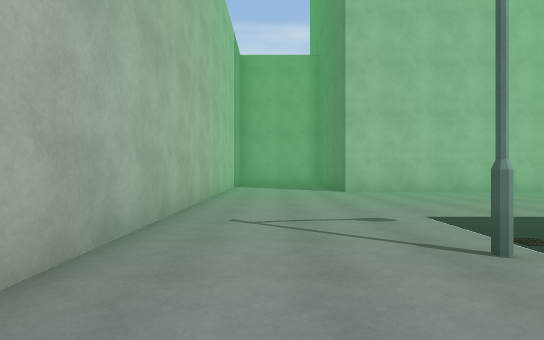
View 1 (above)

24 first-person views from a walk through a scene from a Unity 3-D project. The camera is 1.3 m above the floor, looks level and sees 80° across. The floor is counted in squares, 2.4 m on a side. Each view is taken from the middle of a square. On the plan, view 1 faces up. The plan holds only what a view shows up to about 9 squares ahead; the rest is blank. The place goes on beyond the plan. The player is left out. Some surface patterns are stand-ins.

View 2
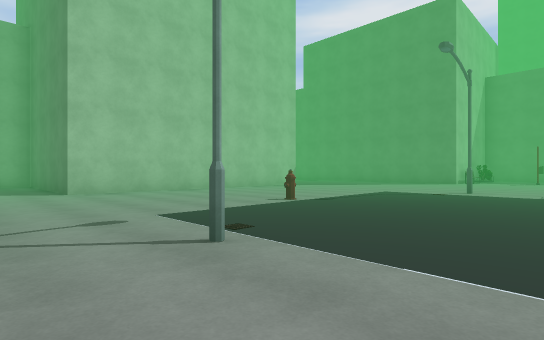

View 3
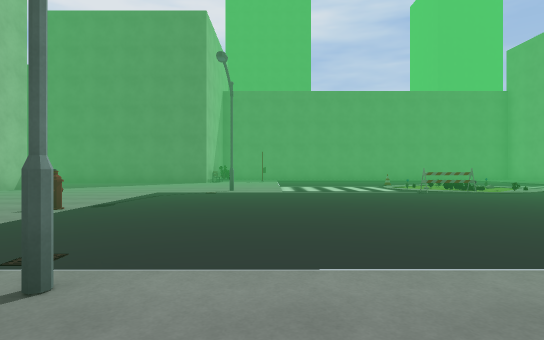

View 4
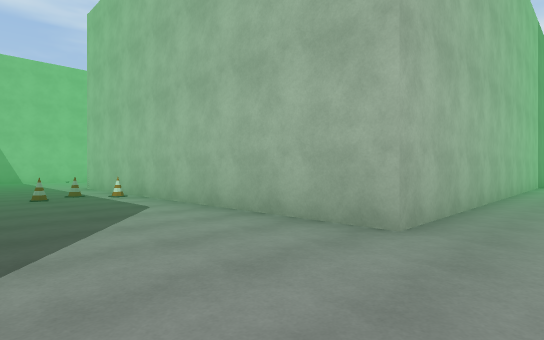

View 5
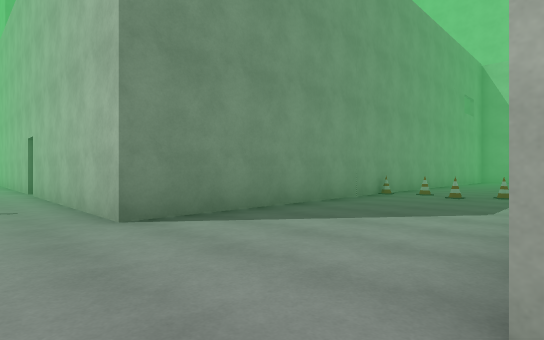

View 6
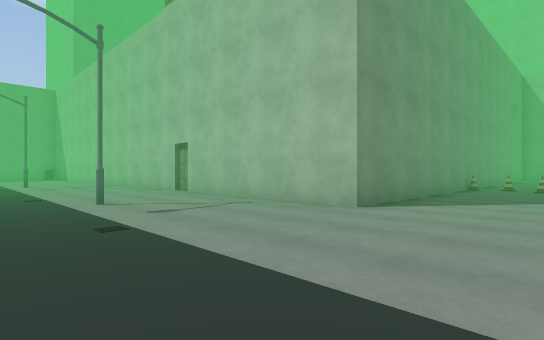

View 7
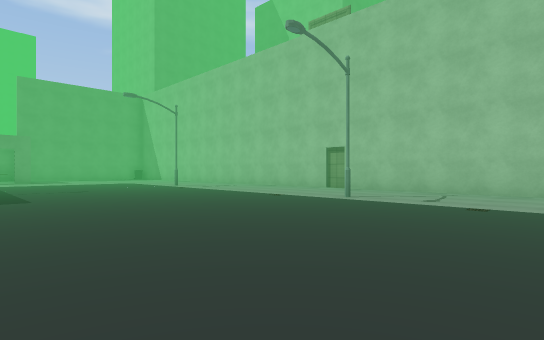

View 8
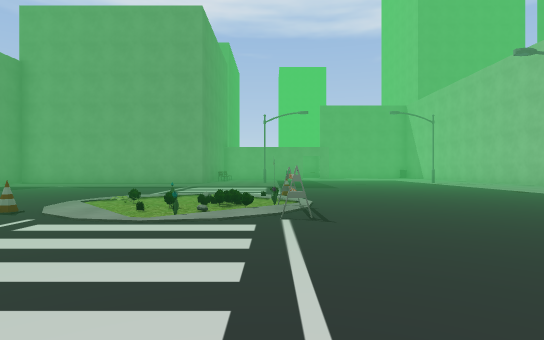

View 9
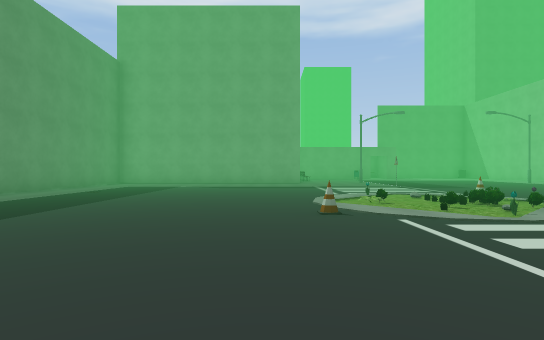

View 10
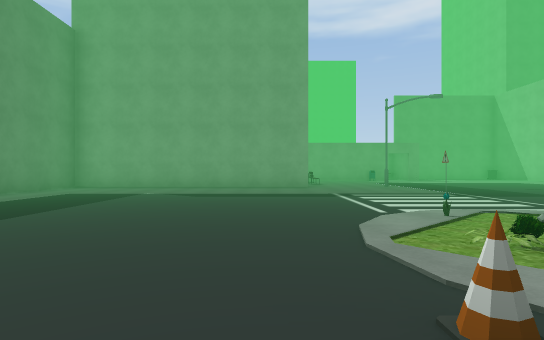

View 11
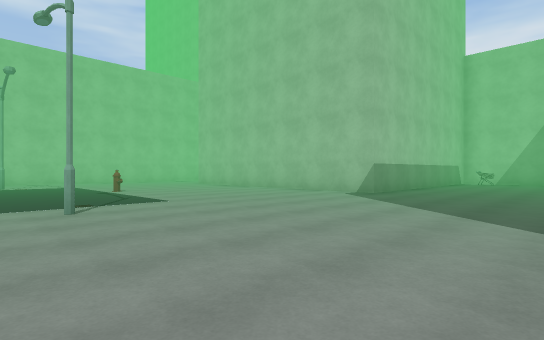

View 12
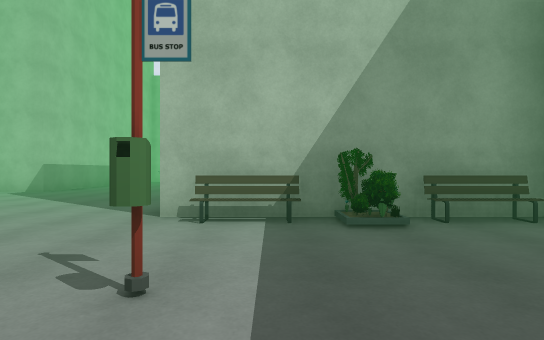

View 13
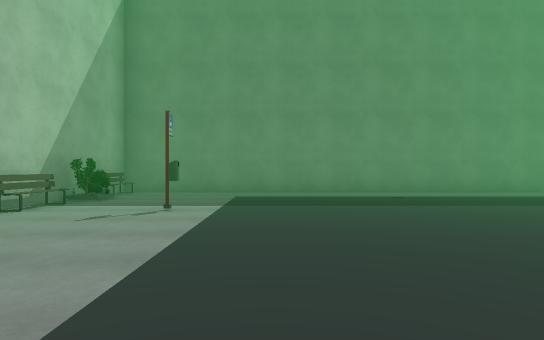

View 14
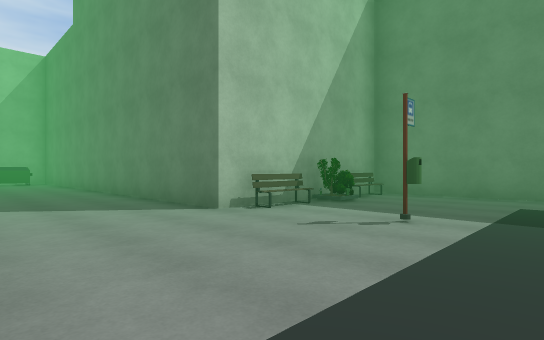

View 15
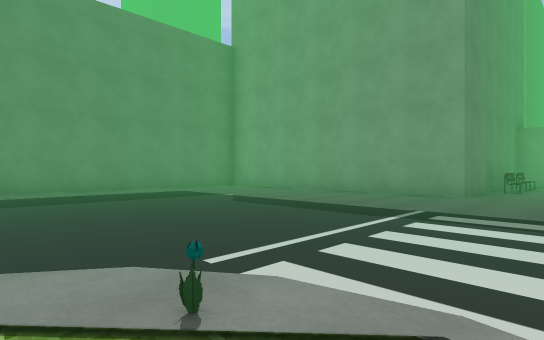

View 16
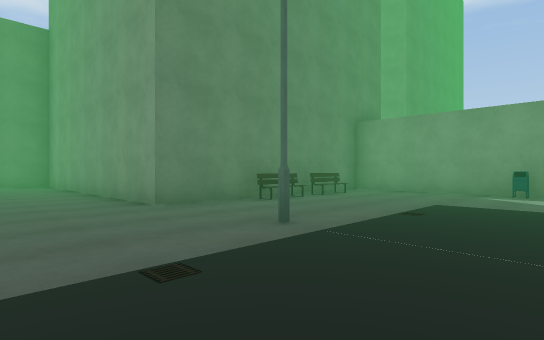

View 17
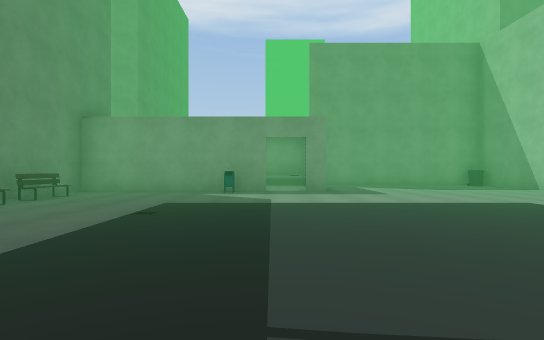

View 18
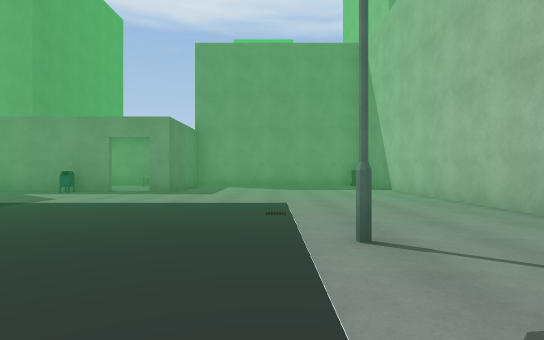

View 19
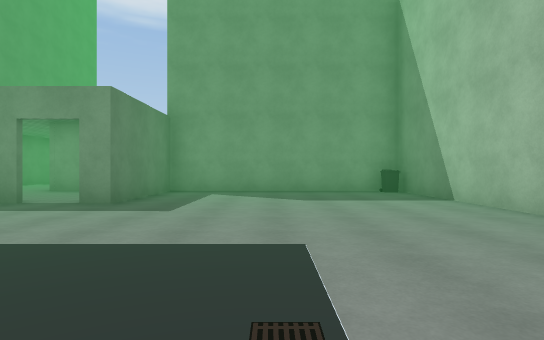

View 20
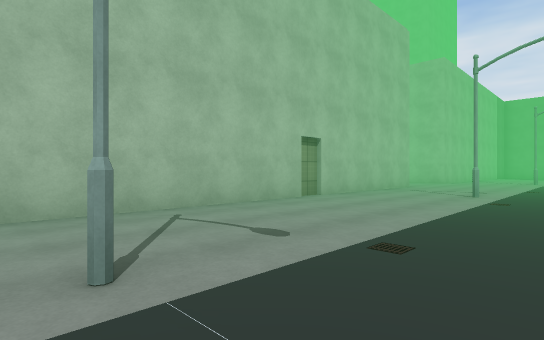

View 21
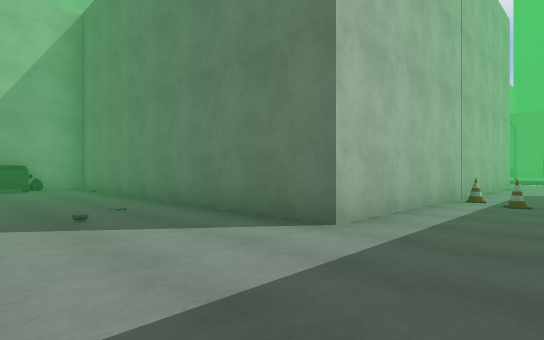

View 22
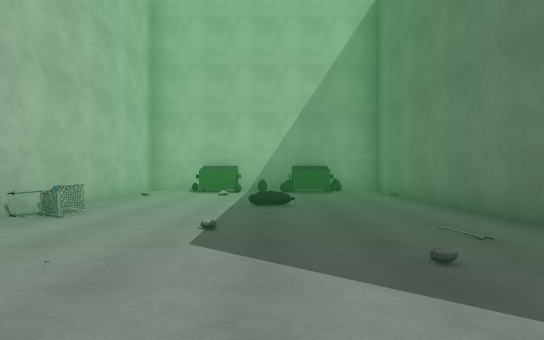

View 23
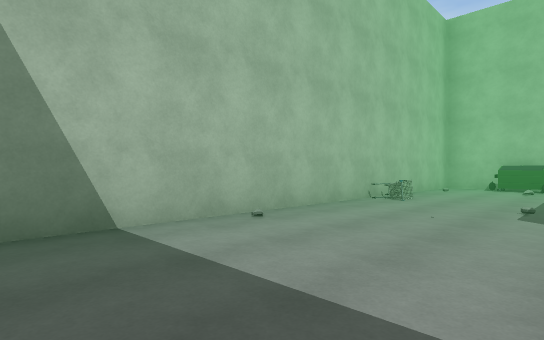

View 24
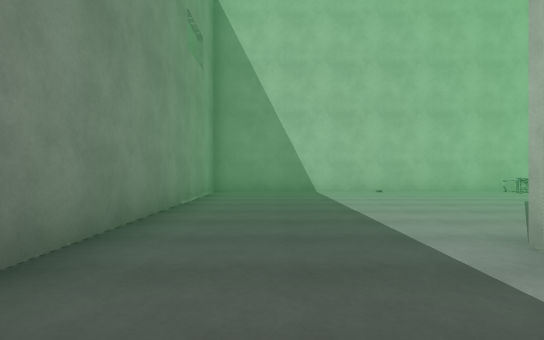

### Floor plan
Points are (right, up) in squares from view 1. A wall is a line through its corners. A room is listed if a view was taken in it or the views show most of it. See-through windows are left out.
Room 1 (views 1, 2, 3, 4, 5, 6, 7, 8, 9, 10, 11, 12, 13, 14, 15, 16, 17, 18, 19, 20, 21, 22, 23, 24)
walls: (-1.2, 9.4) (-1.2, 0.8) (-10.3, 0.8) (-10.3, 9.5) (-16.1, 9.5) (-16.1, -2.5) (-1.2, -2.5) (-1.2, -20.4); (9.3, 10.1) (9.3, 8) (1.8, 8) (1.8, 10.9); (7.4, -18.3) (10.8, -18.3) (10.8, -12.3) (16.5, -12.3); (18.2, -11) (18.2, 3.8) (13.7, 3.8) (13.7, 10); (4.6, -20.4) (4.6, -18.3) (5.1, -18.3); (-0.2, -21.3) (4.2, -21.3)
objects: cart (-16, 5); other object (-15, 9); bin (-14, 9); other object (-13, 9); bin (-12, 9); other object (-11, 9); other object (-7, -2); pot (-7, -1); pot (-7, 0); bin (-1, -21); streetlight (1, -12); streetlight (1, -6); streetlight (1, 2); hydrant (4, 4); mailbox (7, -18); other object (7, -5); other object (7, -4); streetlight (8, -12); other object (8, -10); other object (8, -6); other object (8, -5); bush (8, -4); other object (8, -3); streetlight (8, 2); other object (9, -4); other object (9, -3); bench (10, -16); bench (10, -15); flower (10, -6); plant (10, -4); other object (10, -3); pot (11, -3); bench (15, 3); other object (16, 2); other object (16, 3); other object (16, 4); bench (17, 3)

Where each view was taken, in squares from view 1:
view 1: 0 up, 0 right, facing up
view 2: 0 up, 0 right, facing up-right
view 3: 1 up, 0 right, facing right
view 4: 2 down, 0 right, facing up-left
view 5: 1 up, 0 right, facing down-left
view 6: 0 up, 3 right, facing down-left
view 7: 2 down, 7 right, facing down-left
view 8: 1 up, 8 right, facing down
view 9: 1 up, 12 right, facing down
view 10: 2 down, 12 right, facing down
view 11: 1 up, 13 right, facing up-left
view 12: 0 up, 15 right, facing up
view 13: 0 up, 10 right, facing right
view 14: 0 up, 11 right, facing up-right
view 15: 5 down, 9 right, facing down-right
view 16: 10 down, 6 right, facing down-right
view 17: 10 down, 6 right, facing down
view 18: 10 down, 2 right, facing down
view 19: 13 down, 2 right, facing down
view 20: 13 down, 3 right, facing up-left
view 21: 1 down, 13 left, facing up-right
view 22: 1 up, 13 left, facing up
view 23: 1 down, 13 left, facing up-left
view 24: 1 down, 8 left, facing left
